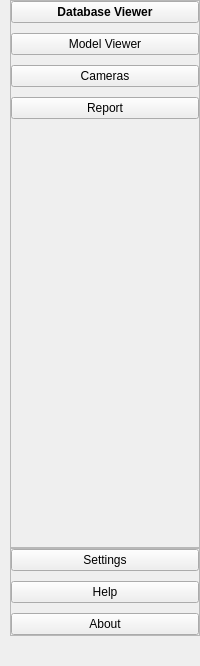
        <widget class="QCustomSlideMenu" name="LeftMenu" native="true">
         <property name="minimumSize">
          <size>
           <width>200</width>
           <height>666</height>
          </size>
         </property>
         <property name="maximumSize">
          <size>
           <width>16777215</width>
           <height>16777215</height>
          </size>
         </property>
         <layout class="QVBoxLayout" name="verticalLayout_3">
          <property name="spacing">
           <number>0</number>
          </property>
          <property name="leftMargin">
           <number>0</number>
          </property>
          <property name="topMargin">
           <number>0</number>
          </property>
          <property name="rightMargin">
           <number>0</number>
          </property>
          <property name="bottomMargin">
           <number>20</number>
          </property>
          <item>
           <widget class="QWidget" name="widget" native="true">
            <property name="minimumSize">
             <size>
              <width>200</width>
              <height>646</height>
             </size>
            </property>
            <layout class="QVBoxLayout" name="verticalLayout_6">
             <property name="spacing">
              <number>0</number>
             </property>
             <property name="leftMargin">
              <number>10</number>
             </property>
             <property name="topMargin">
              <number>0</number>
             </property>
             <property name="rightMargin">
              <number>0</number>
             </property>
             <property name="bottomMargin">
              <number>10</number>
             </property>
             <item>
              <widget class="QFrame" name="frame_4">
               <property name="frameShape">
                <enum>QFrame::StyledPanel</enum>
               </property>
               <property name="frameShadow">
                <enum>QFrame::Raised</enum>
               </property>
               <layout class="QVBoxLayout" name="verticalLayout_5">
                <property name="spacing">
                 <number>10</number>
                </property>
                <property name="leftMargin">
                 <number>0</number>
                </property>
                <property name="topMargin">
                 <number>0</number>
                </property>
                <property name="rightMargin">
                 <number>0</number>
                </property>
                <property name="bottomMargin">
                 <number>0</number>
                </property>
                <item>
                 <widget class="QPushButton" name="Home">
                  <property name="font">
                   <font>
                    <weight>75</weight>
                    <bold>true</bold>
                   </font>
                  </property>
                  <property name="cursor">
                   <cursorShape>PointingHandCursor</cursorShape>
                  </property>
                  <property name="text">
                   <string>Database Viewer</string>
                  </property>
                  <property name="icon">
                   <iconset resource="QSS/QSS_Resources.qrc">
                    <normaloff>:/icons/Icons/home.png</normaloff>:/icons/Icons/home.png</iconset>
                  </property>
                 </widget>
                </item>
                <item>
                 <widget class="QPushButton" name="ModelViewer">
                  <property name="cursor">
                   <cursorShape>PointingHandCursor</cursorShape>
                  </property>
                  <property name="text">
                   <string>Model Viewer</string>
                  </property>
                  <property name="icon">
                   <iconset resource="QSS/QSS_Resources.qrc">
                    <normaloff>:/icons/Icons/codesandbox.png</normaloff>:/icons/Icons/codesandbox.png</iconset>
                  </property>
                 </widget>
                </item>
                <item>
                 <widget class="QPushButton" name="Cameras">
                  <property name="cursor">
                   <cursorShape>PointingHandCursor</cursorShape>
                  </property>
                  <property name="text">
                   <string>Cameras</string>
                  </property>
                  <property name="icon">
                   <iconset resource="QSS/QSS_Resources.qrc">
                    <normaloff>:/icons/Icons/camera.png</normaloff>:/icons/Icons/camera.png</iconset>
                  </property>
                 </widget>
                </item>
                <item>
                 <widget class="QPushButton" name="Report">
                  <property name="cursor">
                   <cursorShape>PointingHandCursor</cursorShape>
                  </property>
                  <property name="text">
                   <string>Report</string>
                  </property>
                  <property name="icon">
                   <iconset resource="QSS/QSS_Resources.qrc">
                    <normaloff>:/icons/Icons/file-text.png</normaloff>:/icons/Icons/file-text.png</iconset>
                  </property>
                 </widget>
                </item>
                <item>
                 <spacer name="verticalSpacer">
                  <property name="orientation">
                   <enum>Qt::Vertical</enum>
                  </property>
                  <property name="sizeHint" stdset="0">
                   <size>
                    <width>20</width>
                    <height>40</height>
                   </size>
                  </property>
                 </spacer>
                </item>
               </layout>
              </widget>
             </item>
             <item>
              <widget class="QFrame" name="frame_3">
               <property name="frameShape">
                <enum>QFrame::StyledPanel</enum>
               </property>
               <property name="frameShadow">
                <enum>QFrame::Raised</enum>
               </property>
               <layout class="QVBoxLayout" name="verticalLayout_4">
                <property name="spacing">
                 <number>10</number>
                </property>
                <property name="leftMargin">
                 <number>0</number>
                </property>
                <property name="topMargin">
                 <number>0</number>
                </property>
                <property name="rightMargin">
                 <number>0</number>
                </property>
                <property name="bottomMargin">
                 <number>0</number>
                </property>
                <item>
                 <widget class="QPushButton" name="Settings">
                  <property name="cursor">
                   <cursorShape>PointingHandCursor</cursorShape>
                  </property>
                  <property name="text">
                   <string>Settings</string>
                  </property>
                  <property name="icon">
                   <iconset resource="QSS/QSS_Resources.qrc">
                    <normaloff>:/icons/Icons/settings.png</normaloff>:/icons/Icons/settings.png</iconset>
                  </property>
                 </widget>
                </item>
                <item>
                 <widget class="QPushButton" name="Help">
                  <property name="cursor">
                   <cursorShape>PointingHandCursor</cursorShape>
                  </property>
                  <property name="text">
                   <string>Help</string>
                  </property>
                  <property name="icon">
                   <iconset resource="QSS/QSS_Resources.qrc">
                    <normaloff>:/icons/Icons/help-circle.png</normaloff>:/icons/Icons/help-circle.png</iconset>
                  </property>
                 </widget>
                </item>
                <item>
                 <widget class="QPushButton" name="About">
                  <property name="cursor">
                   <cursorShape>PointingHandCursor</cursorShape>
                  </property>
                  <property name="text">
                   <string>About</string>
                  </property>
                  <property name="icon">
                   <iconset resource="QSS/QSS_Resources.qrc">
                    <normaloff>:/icons/Icons/info.png</normaloff>:/icons/Icons/info.png</iconset>
                  </property>
                 </widget>
                </item>
               </layout>
              </widget>
             </item>
            </layout>
           </widget>
          </item>
         </layout>
        </widget>
